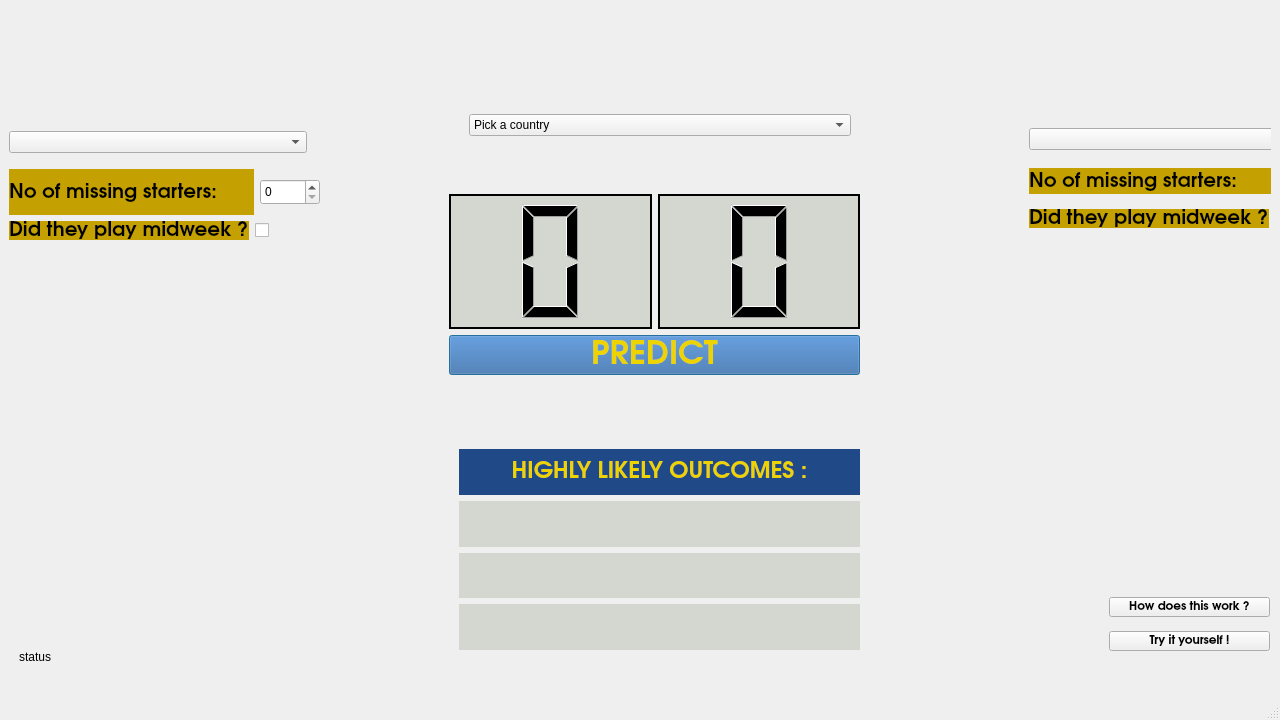
<?xml version="1.0" encoding="UTF-8"?>
<ui version="4.0">
 <class>MainWindow</class>
 <widget class="QMainWindow" name="MainWindow">
  <property name="geometry">
   <rect>
    <x>0</x>
    <y>0</y>
    <width>1280</width>
    <height>720</height>
   </rect>
  </property>
  <property name="sizePolicy">
   <sizepolicy hsizetype="Fixed" vsizetype="Fixed">
    <horstretch>0</horstretch>
    <verstretch>0</verstretch>
   </sizepolicy>
  </property>
  <property name="windowTitle">
   <string>Predictorv2.0</string>
  </property>
  <property name="windowIcon">
   <iconset resource="images.qrc">
    <normaloff>:/photos/icon.jpeg</normaloff>:/photos/icon.jpeg</iconset>
  </property>
  <widget class="QWidget" name="centralwidget">
   <layout class="QHBoxLayout" name="horizontalLayout">
    <item>
     <widget class="QWidget" name="widget" native="true">
      <property name="styleSheet">
       <string notr="true"/>
      </property>
      <widget class="QLabel" name="error">
       <property name="geometry">
        <rect>
         <x>10</x>
         <y>640</y>
         <width>51</width>
         <height>16</height>
        </rect>
       </property>
       <property name="text">
        <string>status</string>
       </property>
      </widget>
      <widget class="QWidget" name="verticalLayoutWidget">
       <property name="geometry">
        <rect>
         <x>0</x>
         <y>50</y>
         <width>298</width>
         <height>94</height>
        </rect>
       </property>
       <layout class="QVBoxLayout" name="verticalLayout">
        <item>
         <widget class="QLabel" name="label">
          <property name="text">
           <string>&lt;html&gt;&lt;head/&gt;&lt;body&gt;&lt;p&gt;&lt;img src=&quot;:/photos/Screenshot from 2019-12-07 01-00-16.png&quot;/&gt;&lt;/p&gt;&lt;/body&gt;&lt;/html&gt;</string>
          </property>
         </widget>
        </item>
        <item>
         <widget class="QComboBox" name="hometeam"/>
        </item>
       </layout>
      </widget>
      <widget class="QWidget" name="verticalLayoutWidget_2">
       <property name="geometry">
        <rect>
         <x>1020</x>
         <y>50</y>
         <width>295</width>
         <height>91</height>
        </rect>
       </property>
       <layout class="QVBoxLayout" name="verticalLayout_2">
        <item>
         <widget class="QLabel" name="label_2">
          <property name="text">
           <string>&lt;html&gt;&lt;head/&gt;&lt;body&gt;&lt;p&gt;&lt;img src=&quot;:/photos/Screenshot from 2019-12-07 01-00-29.png&quot;/&gt;&lt;/p&gt;&lt;/body&gt;&lt;/html&gt;</string>
          </property>
         </widget>
        </item>
        <item>
         <widget class="QComboBox" name="awayteam"/>
        </item>
       </layout>
      </widget>
      <widget class="QLabel" name="label_6">
       <property name="geometry">
        <rect>
         <x>0</x>
         <y>570</y>
         <width>231</width>
         <height>91</height>
        </rect>
       </property>
       <property name="text">
        <string>&lt;html&gt;&lt;head/&gt;&lt;body&gt;&lt;p&gt;&lt;img src=&quot;:/photos/disclaimer.png&quot;/&gt;&lt;/p&gt;&lt;/body&gt;&lt;/html&gt;</string>
       </property>
      </widget>
      <widget class="QWidget" name="verticalLayoutWidget_3">
       <property name="geometry">
        <rect>
         <x>460</x>
         <y>0</y>
         <width>382</width>
         <height>127</height>
        </rect>
       </property>
       <layout class="QVBoxLayout" name="verticalLayout_3">
        <item>
         <widget class="QLabel" name="label_5">
          <property name="text">
           <string>&lt;html&gt;&lt;head/&gt;&lt;body&gt;&lt;p&gt;&lt;img src=&quot;:/photos/league.png&quot;/&gt;&lt;/p&gt;&lt;/body&gt;&lt;/html&gt;</string>
          </property>
         </widget>
        </item>
        <item>
         <widget class="QComboBox" name="comboBox">
          <item>
           <property name="text">
            <string>Pick a country</string>
           </property>
          </item>
          <item>
           <property name="text">
            <string>Bundesliga</string>
           </property>
           <property name="icon">
            <iconset>
             <normalon>:/photos/251_-bundesliga-primary-2010.gif</normalon>
            </iconset>
           </property>
          </item>
          <item>
           <property name="text">
            <string>Serie A</string>
           </property>
           <property name="icon">
            <iconset>
             <normalon>:/photos/663_-serie_a-primary-2010.gif</normalon>
            </iconset>
           </property>
          </item>
          <item>
           <property name="text">
            <string>Ligue 1</string>
           </property>
           <property name="icon">
            <iconset resource="images.qrc">
             <normaloff>:/photos/ligue1.png</normaloff>:/photos/ligue1.png</iconset>
           </property>
          </item>
          <item>
           <property name="text">
            <string>Premier League</string>
           </property>
           <property name="icon">
            <iconset resource="images.qrc">
             <normaloff>:/photos/ef3f96e0384a64e74278c6cd1f5889f2.png</normaloff>:/photos/ef3f96e0384a64e74278c6cd1f5889f2.png</iconset>
           </property>
          </item>
          <item>
           <property name="text">
            <string>La Liga</string>
           </property>
           <property name="icon">
            <iconset resource="images.qrc">
             <normaloff>:/photos/7308_la_liga_-primary-2015.png</normaloff>:/photos/7308_la_liga_-primary-2015.png</iconset>
           </property>
          </item>
         </widget>
        </item>
       </layout>
      </widget>
      <widget class="QWidget" name="verticalLayoutWidget_6">
       <property name="geometry">
        <rect>
         <x>0</x>
         <y>160</y>
         <width>311</width>
         <height>71</height>
        </rect>
       </property>
       <layout class="QVBoxLayout" name="verticalLayout_6">
        <item>
         <layout class="QVBoxLayout" name="verticalLayout_4">
          <item>
           <layout class="QHBoxLayout" name="horizontalLayout_2">
            <item>
             <layout class="QHBoxLayout" name="horizontalLayout_5">
              <item>
               <widget class="QLabel" name="label_3">
                <property name="font">
                 <font>
                  <family>TeX Gyre Adventor</family>
                  <pointsize>15</pointsize>
                  <weight>75</weight>
                  <bold>true</bold>
                 </font>
                </property>
                <property name="styleSheet">
                 <string notr="true">background-color: rgb(196, 160, 0);</string>
                </property>
                <property name="text">
                 <string>No of missing starters:</string>
                </property>
               </widget>
              </item>
             </layout>
            </item>
            <item alignment="Qt::AlignVCenter">
             <widget class="QSpinBox" name="homeinjuries">
              <property name="sizePolicy">
               <sizepolicy hsizetype="Preferred" vsizetype="Fixed">
                <horstretch>0</horstretch>
                <verstretch>0</verstretch>
               </sizepolicy>
              </property>
              <property name="minimumSize">
               <size>
                <width>60</width>
                <height>26</height>
               </size>
              </property>
              <property name="maximumSize">
               <size>
                <width>60</width>
                <height>26</height>
               </size>
              </property>
             </widget>
            </item>
           </layout>
          </item>
         </layout>
        </item>
        <item>
         <layout class="QHBoxLayout" name="horizontalLayout_6">
          <item>
           <widget class="QLabel" name="label_8">
            <property name="font">
             <font>
              <family>TeX Gyre Adventor</family>
              <pointsize>15</pointsize>
              <weight>75</weight>
              <bold>true</bold>
             </font>
            </property>
            <property name="styleSheet">
             <string notr="true">background-color: rgb(196, 160, 0);</string>
            </property>
            <property name="text">
             <string>Did they play midweek ?</string>
            </property>
           </widget>
          </item>
          <item>
           <widget class="QCheckBox" name="homemidweek">
            <property name="text">
             <string/>
            </property>
           </widget>
          </item>
         </layout>
        </item>
       </layout>
      </widget>
      <widget class="QWidget" name="verticalLayoutWidget_7">
       <property name="geometry">
        <rect>
         <x>1020</x>
         <y>150</y>
         <width>311</width>
         <height>78</height>
        </rect>
       </property>
       <layout class="QVBoxLayout" name="verticalLayout_7">
        <item>
         <layout class="QVBoxLayout" name="verticalLayout_5">
          <item>
           <layout class="QHBoxLayout" name="horizontalLayout_4">
            <item>
             <widget class="QLabel" name="label_4">
              <property name="font">
               <font>
                <family>TeX Gyre Adventor</family>
                <pointsize>15</pointsize>
                <weight>75</weight>
                <bold>true</bold>
               </font>
              </property>
              <property name="styleSheet">
               <string notr="true">background-color: rgb(196, 160, 0);</string>
              </property>
              <property name="text">
               <string>No of missing starters:</string>
              </property>
             </widget>
            </item>
            <item>
             <widget class="QSpinBox" name="awayinjuries">
              <property name="sizePolicy">
               <sizepolicy hsizetype="Preferred" vsizetype="Fixed">
                <horstretch>0</horstretch>
                <verstretch>0</verstretch>
               </sizepolicy>
              </property>
              <property name="minimumSize">
               <size>
                <width>60</width>
                <height>26</height>
               </size>
              </property>
              <property name="maximumSize">
               <size>
                <width>60</width>
                <height>26</height>
               </size>
              </property>
             </widget>
            </item>
           </layout>
          </item>
         </layout>
        </item>
        <item>
         <layout class="QHBoxLayout" name="horizontalLayout_7">
          <item>
           <widget class="QLabel" name="label_9">
            <property name="font">
             <font>
              <family>TeX Gyre Adventor</family>
              <pointsize>15</pointsize>
              <weight>75</weight>
              <bold>true</bold>
             </font>
            </property>
            <property name="styleSheet">
             <string notr="true">background-color: rgb(196, 160, 0);</string>
            </property>
            <property name="text">
             <string>Did they play midweek ?</string>
            </property>
           </widget>
          </item>
          <item>
           <widget class="QCheckBox" name="awaymidweek">
            <property name="text">
             <string/>
            </property>
           </widget>
          </item>
         </layout>
        </item>
       </layout>
      </widget>
      <widget class="QWidget" name="verticalLayoutWidget_8">
       <property name="geometry">
        <rect>
         <x>440</x>
         <y>185</y>
         <width>411</width>
         <height>181</height>
        </rect>
       </property>
       <layout class="QVBoxLayout" name="verticalLayout_8">
        <item>
         <layout class="QHBoxLayout" name="horizontalLayout_3">
          <item>
           <widget class="QLCDNumber" name="homegoals">
            <property name="styleSheet">
             <string notr="true">background-color: rgb(211, 215, 207)
</string>
            </property>
            <property name="frameShape">
             <enum>QFrame::WinPanel</enum>
            </property>
            <property name="frameShadow">
             <enum>QFrame::Plain</enum>
            </property>
            <property name="smallDecimalPoint">
             <bool>false</bool>
            </property>
            <property name="digitCount">
             <number>1</number>
            </property>
            <property name="value" stdset="0">
             <double>0.000000000000000</double>
            </property>
           </widget>
          </item>
          <item>
           <widget class="QLCDNumber" name="awaygoals">
            <property name="styleSheet">
             <string notr="true">background-color: rgb(211, 215, 207)
</string>
            </property>
            <property name="frameShape">
             <enum>QFrame::WinPanel</enum>
            </property>
            <property name="frameShadow">
             <enum>QFrame::Plain</enum>
            </property>
            <property name="digitCount">
             <number>1</number>
            </property>
            <property name="segmentStyle">
             <enum>QLCDNumber::Filled</enum>
            </property>
           </widget>
          </item>
         </layout>
        </item>
        <item>
         <widget class="QPushButton" name="predict">
          <property name="font">
           <font>
            <family>TeX Gyre Adventor</family>
            <pointsize>25</pointsize>
            <weight>75</weight>
            <bold>true</bold>
           </font>
          </property>
          <property name="styleSheet">
           <string notr="true">color: rgb(237, 212, 0);
background-color: rgb(52, 101, 164);</string>
          </property>
          <property name="text">
           <string>PREDICT</string>
          </property>
          <property name="autoDefault">
           <bool>false</bool>
          </property>
          <property name="default">
           <bool>true</bool>
          </property>
          <property name="flat">
           <bool>false</bool>
          </property>
         </widget>
        </item>
       </layout>
      </widget>
      <widget class="QWidget" name="verticalLayoutWidget_4">
       <property name="geometry">
        <rect>
         <x>450</x>
         <y>440</y>
         <width>401</width>
         <height>201</height>
        </rect>
       </property>
       <layout class="QVBoxLayout" name="verticalLayout_9">
        <item>
         <widget class="QLabel" name="label_10">
          <property name="font">
           <font>
            <family>TeX Gyre Adventor</family>
            <pointsize>17</pointsize>
            <weight>75</weight>
            <bold>true</bold>
           </font>
          </property>
          <property name="styleSheet">
           <string notr="true">background-color: rgb(32, 74, 135);
color: rgb(237, 212, 0);</string>
          </property>
          <property name="text">
           <string>&lt;html&gt;&lt;head/&gt;&lt;body&gt;&lt;p align=&quot;center&quot;&gt;HIGHLY LIKELY OUTCOMES :&lt;/p&gt;&lt;/body&gt;&lt;/html&gt;</string>
          </property>
         </widget>
        </item>
        <item>
         <widget class="QLabel" name="outcome1">
          <property name="font">
           <font>
            <family>TeX Gyre Adventor</family>
            <pointsize>14</pointsize>
            <weight>75</weight>
            <bold>true</bold>
           </font>
          </property>
          <property name="styleSheet">
           <string notr="true">background-color: rgb(211, 215, 207);</string>
          </property>
          <property name="text">
           <string/>
          </property>
         </widget>
        </item>
        <item>
         <widget class="QLabel" name="outcome2">
          <property name="font">
           <font>
            <family>TeX Gyre Adventor</family>
            <pointsize>14</pointsize>
            <weight>75</weight>
            <bold>true</bold>
           </font>
          </property>
          <property name="styleSheet">
           <string notr="true">background-color: rgb(211, 215, 207);</string>
          </property>
          <property name="text">
           <string/>
          </property>
         </widget>
        </item>
        <item>
         <widget class="QLabel" name="outcome3">
          <property name="font">
           <font>
            <family>TeX Gyre Adventor</family>
            <pointsize>14</pointsize>
            <weight>75</weight>
            <bold>true</bold>
           </font>
          </property>
          <property name="styleSheet">
           <string notr="true">background-color: rgb(211, 215, 207);</string>
          </property>
          <property name="text">
           <string/>
          </property>
         </widget>
        </item>
       </layout>
      </widget>
      <widget class="QWidget" name="verticalLayoutWidget_5">
       <property name="geometry">
        <rect>
         <x>1100</x>
         <y>580</y>
         <width>161</width>
         <height>72</height>
        </rect>
       </property>
       <layout class="QVBoxLayout" name="verticalLayout_10">
        <item>
         <widget class="QPushButton" name="pushButton">
          <property name="font">
           <font>
            <family>TeX Gyre Adventor</family>
            <weight>75</weight>
            <bold>true</bold>
           </font>
          </property>
          <property name="text">
           <string>How does this work ?</string>
          </property>
         </widget>
        </item>
        <item>
         <widget class="QPushButton" name="tools">
          <property name="font">
           <font>
            <family>TeX Gyre Adventor</family>
            <weight>75</weight>
            <bold>true</bold>
           </font>
          </property>
          <property name="text">
           <string>Try it yourself !</string>
          </property>
         </widget>
        </item>
       </layout>
      </widget>
     </widget>
    </item>
   </layout>
  </widget>
  <widget class="QMenuBar" name="menubar">
   <property name="geometry">
    <rect>
     <x>0</x>
     <y>0</y>
     <width>1280</width>
     <height>22</height>
    </rect>
   </property>
  </widget>
  <widget class="QStatusBar" name="statusbar"/>
 </widget>
 <resources>
  <include location="images.qrc"/>
 </resources>
 <connections/>
</ui>
